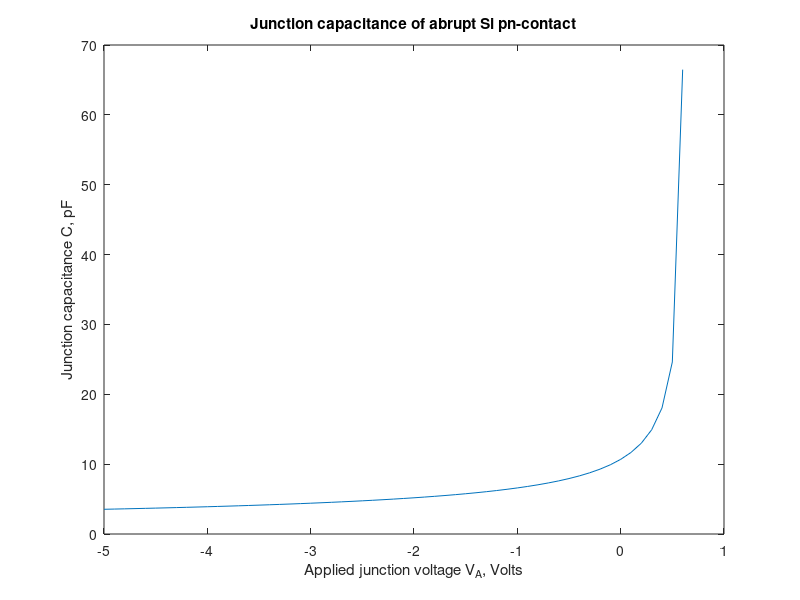

Write the MATLAB code that produced this figure.
%
%   This program computes the capacitance of the pn-junction
%   as a function of the applied voltage
% 
%   Copyright (c) 1999 by P.Bretchko and R.Ludwig
%   "RF Circuit Design: Theory and Practice"
%

close all; % close all opened graphs
clear all; % clear all variables
figure;    % open new graph

% define problem parameters
ni=1.5e10; % intrinsic carrier concentration in Si
Na=1e15;   % acceptor doping concentration
Nd=5e15;   % donor concentration
A=1e-4;    % cross sectional area
eps_r=11.9; % dielectric constant of Si

% define physical constants
q=1.60218e-19; % electron charge
k=1.38066e-23; % Boltzmann's constant
eps0=8.85e-12; % permittivity of free space

eps=eps_r*eps0;

T=300; % temperature

% compute diffusion barrier voltage
Vdiff=k*T/q*log(Na*Nd/ni^2)

% junction capacitance at zero applied voltage
C0=A*sqrt(q*eps/(1/Na+1/Nd)/2/Vdiff)

% extents of the space charge region
dn=sqrt(2*eps*Vdiff/q*Na/Nd/(Na+Nd)) % in n-semiconductor 
dp=sqrt(2*eps*Vdiff/q*Nd/Na/(Na+Nd)) % in p-semiconductor

% define range for applied voltage
VA=-5:0.1:Vdiff;

% compute junction capacitance
C=C0*(1-VA/Vdiff).^(-1/2);

plot(VA,C/1e-12);
title('Junction capacitance of abrupt Si pn-contact');
xlabel('Applied junction voltage V_A, Volts');
ylabel('Junction capacitance C, pF');
%print -deps 'fig6_7.eps'
